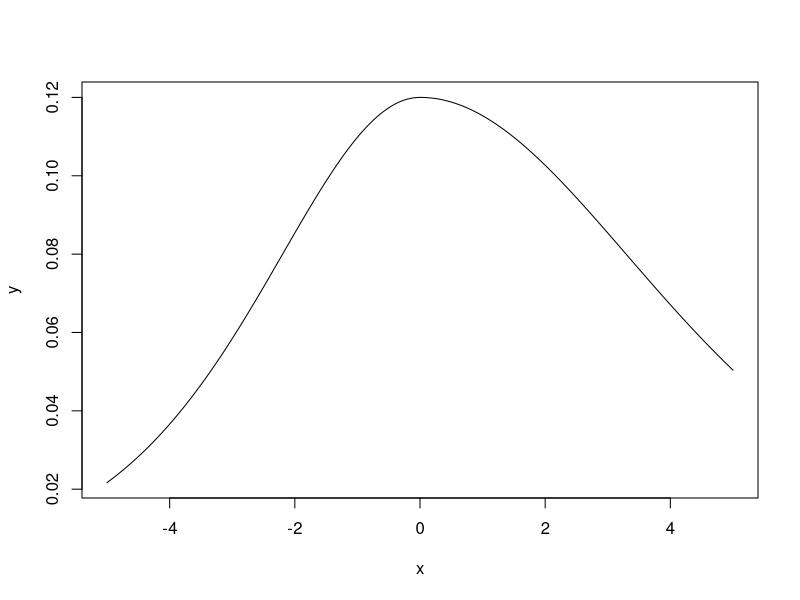

The R script that drew this image: (Note: this script raises an error after producing the figure.)
### density functions of used 1D QBA-distributions ###
######################################################

# Two-piece normal density with skewing parameter alpha in numeric vector x (location = 0, scale = 1)
twopiecenormaldensity=function(x,alpha){
  f=(x<=0)*alpha*(1-alpha)*sqrt(2/pi)*exp( -1/2*(1-alpha)^2*(x)^2)+
    (x>0)*alpha*(1-alpha)*sqrt(2/pi)*exp( -1/2*alpha^2*(x)^2)
  return(f)
}

# Two-piece laplace density with skewing parameter alpha in numeric vector x (location = 0, scale = 1)
twopiecelaplacedensity=function(x,alpha){
  f=(x<=0)*alpha*(1-alpha)*exp( (1-alpha)*x)+
    (x>0)*alpha*(1-alpha)*exp( -alpha*x)
  return(f)
}

# Two-piece student-t density with skewing parameter alpha in numeric vector x (location = 0, scale = 1)
twopiecestudentdensity=function(x,alpha,nu){
  f=(x<=0)*2*alpha*(1-alpha)/(sqrt(nu)*beta(1/2,nu/2))*(1+(1-alpha)^2/nu*(x)^2)^(-(nu+1)/2) +
    (x>0)*2*alpha*(1-alpha)/(sqrt(nu)*beta(1/2,nu/2))*(1+alpha^2/nu*(x)^2)^(-(nu+1)/2)
  return(f)
}

# Two-piece logistic density with skewing parameter alpha in numeric vector x (location = 0, scale = 1)
twopiecelogisticdensity=function(x,alpha){
  f=(x<=0)*2*alpha*(1-alpha)*exp((1-alpha)*x)/(1+exp((1-alpha)*x))^2+
    (x>0)*2*alpha*(1-alpha)*exp(-alpha*x)/(1+exp(-alpha*x))^2
  return(f)
}


### Cumulative distribution functions ###
#########################################

# Two-piece normal distribution with skewing parameter alpha in numeric vector x (location = 0, scale = 1)
twopiecenormaldistribution=function(x,alpha){
  f=(x<=0)*(2*alpha*pnorm(q=(1-alpha)*x,mean=0,sd=1))+
    (x>0)*(2*alpha-1+2*(1-alpha)*pnorm(q=alpha*x,mean=0,sd=1))
  return(f)
}

# Two-piece laplace distribution with skewing parameter alpha in numeric vector x (location = 0, scale = 1)
twopiecelaplacedistribution=function(x,alpha){
  f=(x<=0)*(2*alpha*plaplace(q=(1-alpha)*x,location=0,scale=1))+
    (x>0)*(2*alpha-1+2*(1-alpha)*plaplace(q=alpha*x,location=0,scale=1))
  return(f)
}

# Two-piece student-t distribution with skewing parameter alpha in numeric vector x (location = 0, scale = 1)
# df=nu
twopiecestudentdistribution=function(x,alpha,nu){
  f=(x<=0)*(2*alpha*pt(q=(1-alpha)*x,df=nu))+
    (x>0)*(2*alpha-1+2*(1-alpha)*pt(q=alpha*x,df=nu))
  return(f)
}

# Two-piece logistic distribution with skewing parameter alpha in numeric vector x (location = 0, scale = 1)
twopiecelogisticdistribution=function(x,alpha){
  f=(x<=0)*(2*alpha*plogis(q=(1-alpha)*x,location=0,scale=1))+
    (x>0)*(2*alpha-1+2*(1-alpha)*plogis(q=alpha*x,location=0,scale=1))
  return(f)
}




### Quantile functions ###
##########################


# Two-piece normal beta quantile (numeric vector) with skewing parameter alpha (location = 0, scale = 1)
twopiecenormalquantile=function(beta,alpha){
  f=rep(NA,length(beta))
  for(i in 1:length(beta)){
    if(beta[i]<=alpha){
      f[i]=1/(1-alpha)*qnorm(p=beta[i]/(2*alpha),mean=0,sd=1)
    } else {
      f[i]=1/alpha*qnorm(p=(1+beta[i]-2*alpha)/(2*(1-alpha)),mean=0,sd=1)
    }
  }
  return(f)
}

# Two-piece laplace beta quantile (numeric vector) with skewing parameter alpha (location = 0, scale = 1)
twopiecelaplacequantile=function(beta,alpha){
  f=rep(NA,length(beta))
  for(i in 1:length(beta)){
    if(beta[i]<=alpha){
      f[i]=1/(1-alpha)*qlaplace(p=(beta[i]/(2*alpha)),location=0,scale=1)
    } else {
      f[i]=1/alpha*qlaplace(p=(1+beta[i]-2*alpha)/(2*(1-alpha)),location=0,scale=1)
    }
  }
  return(f)
}

# Two-piece student-t beta quantile (numeric vector) with skewing parameter alpha (location = 0, scale = 1)
# df=nu
twopiecestudentquantile=function(beta,alpha,nu){
  f=rep(NA,length(beta))
  for(i in 1:length(beta)){
    if(beta[i]<=alpha){
      f[i]=1/(1-alpha)*qt(p=beta[i]/(2*alpha),df=nu)
    } else {
      f[i]=1/alpha*qt(p=(1+beta[i]-2*alpha)/(2*(1-alpha)),df=nu)
    }
  }
  return(f)
}

# Two-piece logistic beta quantile (numeric vector) with skewing parameter alpha (location = 0, scale = 1)
twopiecelogisticquantile=function(beta,alpha){
  f=rep(NA,length(beta))
  for(i in 1:length(beta)){
    if(beta[i]<=alpha){
      f[i]=1/(1-alpha)*qlogis(p=beta[i]/(2*alpha),location=0,scale=1)
    } else {
      f[i]=1/alpha*qlogis(p=(1+beta[i]-2*alpha)/(2*(1-alpha)),location=0,scale=1)
    }
  }
  return(f)
}


### f'()/f() ###
################

# Two-piece normal density with skewing parameter alpha in numeric vector x (location = 0, scale = 1)
twopiecenormalderiv=function(x,alpha){
  f=-(x<=0)*(1-alpha)^2*x+(x>0)*alpha^2*x
  return(f)
}

# Two-piece laplace density with skewing parameter alpha in numeric vector x (location = 0, scale = 1)
twopiecelaplacederiv=function(x,alpha){
  f=(x<=0)*(1-alpha)/2-(x>0)*alpha/2
  return(f)
}

# Two-piece student-t density with skewing parameter alpha in numeric vector x (location = 0, scale = 1)
twopiecestudentderiv=function(x,alpha,nu){
  f=(x<=0)*((nu+1)/nu*(1-alpha)*x)/(1+(1-alpha)^2*x^2/nu)+
    (x>0)*(-(nu+1)/nu*alpha*x)/(1+alpha^2*x^2/nu)
  return(f)
}

# Two-piece logistic density with skewing parameter alpha in numeric vector x (location = 0, scale = 1)
twopiecelogisticderiv=function(x,alpha){
  f=(x<=0)*(1-alpha)*(1-exp((1-alpha)*x))/(1+exp((1-alpha)*x))
  -(x>0)*alpha*(1-exp(-alpha*x))/(1+exp(-alpha*x))
  return(f)
}


###############
### Example ###
###############
x=seq(-5,5,by=0.01)
y=twopiecelogisticdensity(x,0.4)
plot(x,y,type="l")

x=seq(-5,5,by=0.01)
y=twopiecelaplacedistribuiton(x,0.6)
plot(x,y,type="l")
